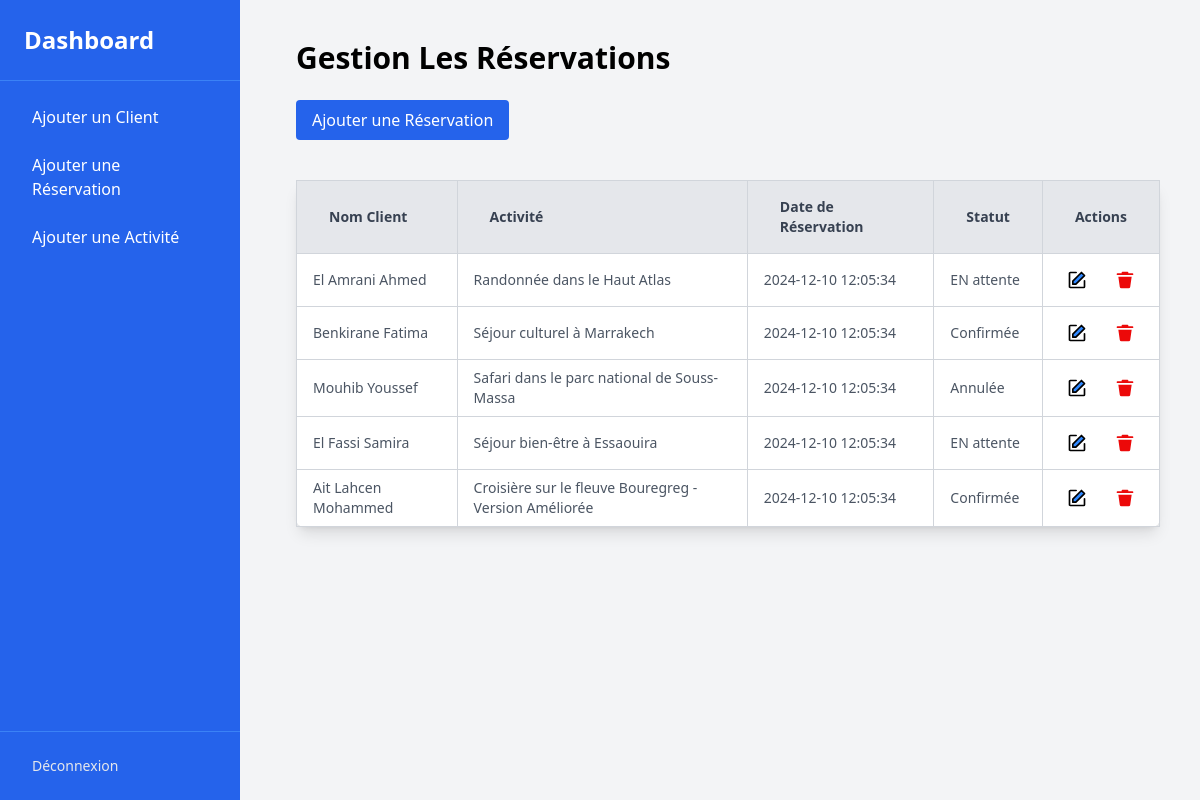
Before: /reservation.php with the older database file.
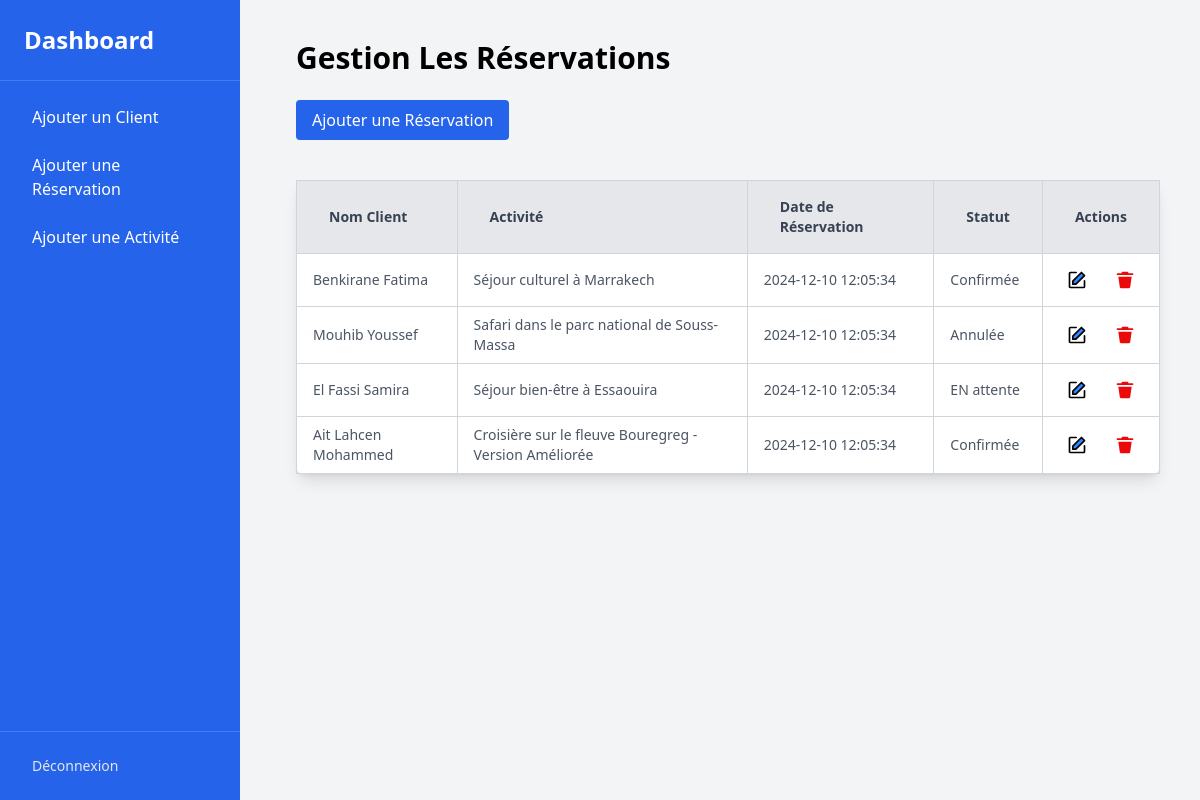
After: the same page with the newer database file.
### tables this page shows
create table reservation( 
    id_reservation int, 
    id_client int, 
    id_activite int, 
    date_reservation TIMESTAMP,
    statut ENUM('EN attente', 'Confirmée', 'Annulée') 
);

create table activite(
    id_activite int,
    titre varchar(150),
    description text,
    destination varchar(100),
    prix DECIMAL(10, 2) NOT NULL,
    date_debut date,
    date_fin date,
    places_disponsibles int NOT NULL
    
);

### reservation.php (the view, shortened to what this page needs)
<?php
function fetchReservation() {
    include 'connexion.php';
    $sql = "SELECT reservation.id_reservation, CONCAT(client.nom, ' ', client.prenom) AS nom_complet, activite.titre, reservation.date_reservation, reservation.statut
            FROM reservation
            JOIN client ON reservation.id_client = client.id_client
            JOIN activite ON reservation.id_activite = activite.id_activite";
    $result = mysqli_query($con, $sql);
    if ($result) {
        while ($row = mysqli_fetch_assoc($result)) {
            echo "<tr>
                    <td class='border border-gray-300 px-4 py-2'>{$row['nom_complet']}</td>
                    <td class='border border-gray-300 px-4 py-2'>{$row['titre']}</td>
                    <td class='border border-gray-300 px-4 py-2'>{$row['date_reservation']}</td>
                    <td class='border border-gray-300 px-4 py-2'>{$row['statut']}</td>
                    <td class='border border-gray-300 px-4 py-2'>
                        <div class='flex space-x-3'>
                            <button class='bg-transparent text-yellow-500 p-2 rounded-full hover:bg-yellow-100'>
                            </button>
                            <button class='bg-transparent text-red-500 p-2 rounded-full hover:bg-red-100'>
                            </button>
                        </div>
                    </td>
                </tr>";
        }
    }
}
?>
<!DOCTYPE html>
<html lang="en">
<head>
    <script src="https://cdn.tailwindcss.com"></script>
</head>
<body class="bg-gray-100 flex ">
    <div class="flex h-screen gap-4">
        <div class="sidebar sidebar-visible w-32 bg-blue-600 text-white flex flex-col md:w-1/5 h-full">
            <div class="p-6 text-2xl font-bold border-b border-blue-500">Dashboard</div>
            <nav class="flex-1 p-4 space-y-2">
                <a href="client.php" class="block py-2 px-4 rounded hover:bg-blue-700">Ajouter un Client</a>
                <a href="reservation.php" class="block py-2 px-4 rounded hover:bg-blue-700">Ajouter une Réservation</a>
                <a href="activity.php" class="block py-2 px-4 rounded hover:bg-blue-700 sm:text-xs md:text-base">Ajouter une Activité</a>
            </nav>
            <div class="p-4 border-t border-blue-500">
                <a href="index.php" class="block py-2 px-4 text-sm text-gray-200 hover:text-white">Déconnexion</a>
            </div>
        </div>
        <div class="flex-1 p-10 overflow-y-auto h-full">
            <h1 class="text-3xl font-bold mb-6">Gestion Les Réservations</h1>
            <button id="addClientBtn" class="bg-blue-600 text-white py-2 px-4 rounded hover:bg-blue-700">Ajouter une Réservation</button>
            <div class="mt-10">
                <table class="w-full max-w-screen-xl mx-auto border border-gray-300 bg-white shadow-lg rounded-lg">
                    <thead>
                        <tr class="bg-gray-200 text-left text-sm font-semibold text-gray-700">
                            <th class="border border-gray-300 px-8 py-4">Nom Client</th>
                            <th class="border border-gray-300 px-8 py-4">Activité</th>
                            <th class="border border-gray-300 px-8 py-4">Date de Réservation</th>
                            <th class="border border-gray-300 px-8 py-4">Statut</th>
                            <th class="border border-gray-300 px-8 py-4">Actions</th>
                        </tr>
                    </thead>
                    <tbody id="clientTable" class="text-gray-600 text-sm divide-y divide-gray-300">
                        <?php fetchReservation(); ?>
                    </tbody>
                </table>
            </div>
        </div>
    </div>
</body>
</html>

Changed rows visible on the page:
removed reservation: nom_complet "El Amrani Ahmed", id_activite.titre "Randonnée dans le Haut Atlas", date_reservation "2024-12-10 12:05:34", statut "EN attente"
